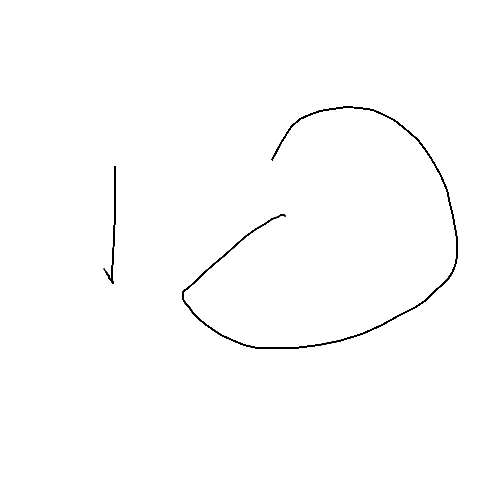
#> input picture user_drawing.png, 500 x 500 px
$ python -i dataLoader.py   (imports and definitions only)
#> lines starting #> are read from the running program, lines starting #| are printed output that depends on the picture; after the words box and inside, x2 and y2 are one past the last pixel; in counts of white or black regions, pixels touching at a corner belong together
import os
from PIL import Image, ImageOps, ImageFilter, ImageEnhance
import numpy as np
import tensorflow as tf
import cv2


def crop_and_resize_image(image_path, target_size=(388, 72), padding_color=(255, 255, 255)):
    """Crop significant white space and resize the image while preserving aspect ratio."""
#> called with image_path = 'user_drawing.png', target_size = (388, 72), padding_color = (255, 255, 255)
    image = Image.open(image_path).convert('RGB')
#> image: PIL image 500x500 RGB; every value is 0

    # Convert to grayscale to detect the actual content
    gray_image = image.convert('L')
#> gray_image: PIL image 500x500 L; every value is 0
    bbox = gray_image.getbbox()  # Get bounding box of non-white areas
#> bbox = None

    if bbox:
        image = image.crop(bbox)  # Crop to the bounding box

    # Resize with aspect ratio preserved and padding
    image = ImageOps.pad(image, target_size, color=padding_color, centering=(0.5, 0.5))
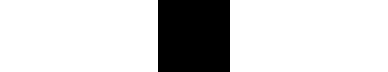
#> image: PIL image 388x72 RGB; 81.4% white; 1 black region, box (x1, y1, x2, y2) and area: (158, 0, 230, 72) 5184
    return image


# [110 lines left out: functions preprocess_image, load_images_from_directory_in_batches, cache_resized_images, preprocess_image, not called in this run]

>>> result = crop_and_resize_image('user_drawing.png')
